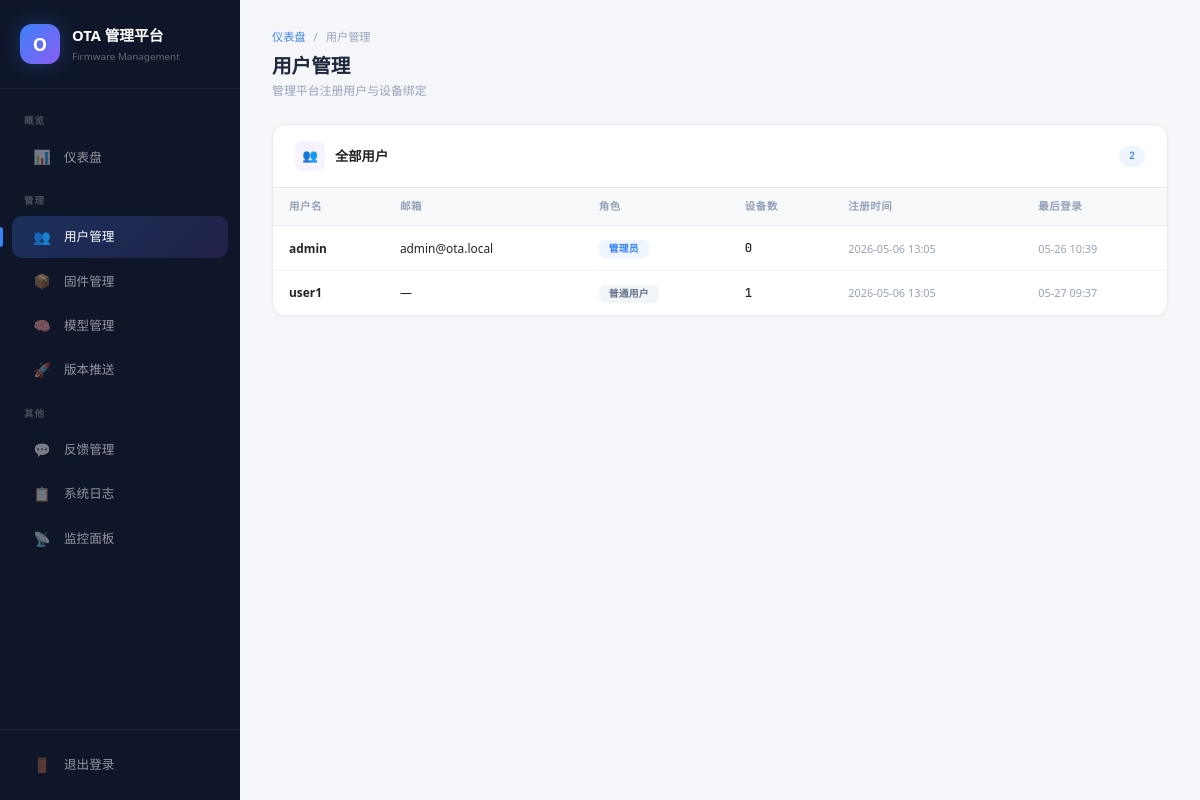
Before: /admin/users (signed in) with the older database file.
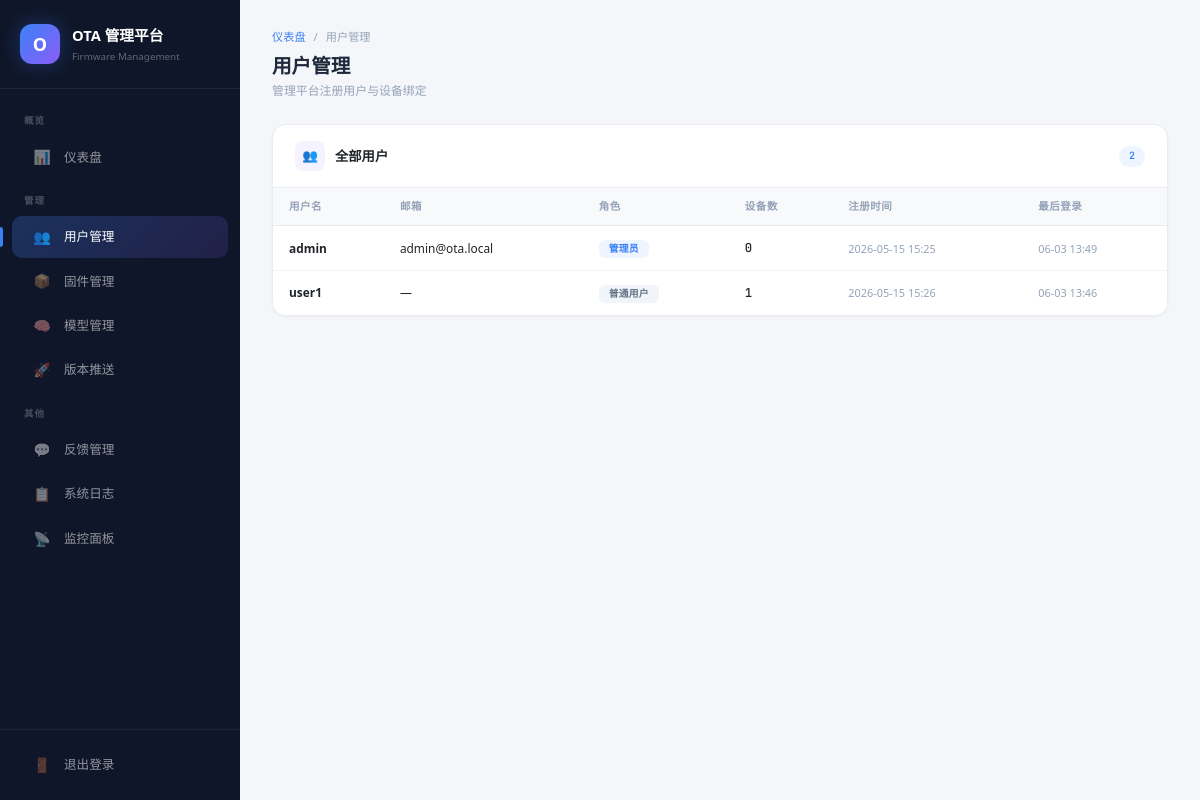
After: the same page with the newer database file.
### app.py (models this page shows, shortened)
class User(UserMixin, db.Model):
    id = db.Column(db.Integer, primary_key=True)
    username = db.Column(db.String(80), unique=True, nullable=False)
    password_hash = db.Column(db.String(128), nullable=False)
    email = db.Column(db.String(120), default='')
    role = db.Column(db.String(10), default='user')
    created_at = db.Column(db.DateTime, default=utcnow)
    last_login = db.Column(db.DateTime)
    devices = db.relationship('Device', backref='owner', lazy=True)
    feedbacks = db.relationship('Feedback', backref='user', lazy=True)

### app.py (the view)
@app.route('/admin/users')
@admin_required
def admin_users():
    return render_template('admin_users.html',
        users=User.query.all(),
        devices=Device.query.all(),
        unread_feedbacks=Feedback.query.filter_by(status='unread').count())

### app.py (called while the page is built)
@app.after_request
def set_connection_header(response):
    if any(request.path.startswith(p) for p in _DOWNLOAD_PREFIXES):
        response.headers['Connection'] = 'keep-alive'
    return response

@login_manager.user_loader
def load_user(user_id):
    return db.session.get(User, int(user_id))

def admin_required(f):
    @wraps(f)
    def decorated(*args, **kwargs):
        if not current_user.is_authenticated:
            return redirect(url_for('login'))
        if current_user.role != 'admin':
            abort(403)
        return f(*args, **kwargs)
    return decorated

### templates/admin_users.html (shortened to what this page needs)
{% extends "base.html" %}
{% block content %}
<div class="page-header">
    <div class="breadcrumb-bar"><a href="/admin">仪表盘</a><span>/</span><span>用户管理</span></div>
    <h4>用户管理</h4>
    <div class="sub">管理平台注册用户与设备绑定</div>
</div>
<div class="card anim-1">
    <div class="card-header">
        <div class="card-header-icon purple">👥</div><span>全部用户</span>
        <span class="count-badge">{{ users | length }}</span>
    </div>
    <div class="card-body p-0">
        <table class="table table-hover mb-0">
            <thead><tr><th>用户名</th><th>邮箱</th><th>角色</th><th>设备数</th><th>注册时间</th><th>最后登录</th></tr></thead>
            <tbody>
            {% for u in users %}
            <tr>
                <td><strong>{{ u.username }}</strong></td>
                <td>{{ u.email or '—' }}</td>
                <td>{% if u.role == 'admin' %}<span class="badge badge-firmware">管理员</span>{% else %}<span class="badge" style="background:#f1f5f9;color:#64748b">普通用户</span>{% endif %}</td>
                <td><span class="ver-text">{{ u.devices | length }}</span></td>
                <td><span class="time-text">{{ u.created_at.strftime('%Y-%m-%d %H:%M') }}</span></td>
                <td><span class="time-text">{{ u.last_login.strftime('%m-%d %H:%M') if u.last_login else '从未' }}</span></td>
            </tr>
            {% endfor %}
            </tbody>
        </table>
    </div>
</div>
{% endblock %}

Changed rows visible on the page:
changed User "admin": created_at "2026-05-06 13:05" → "2026-05-15 15:25"; last_login "05-26 10:39" → "06-03 13:49"
changed User "user1": created_at "2026-05-06 13:05" → "2026-05-15 15:26"; last_login "05-27 09:37" → "06-03 13:46"
